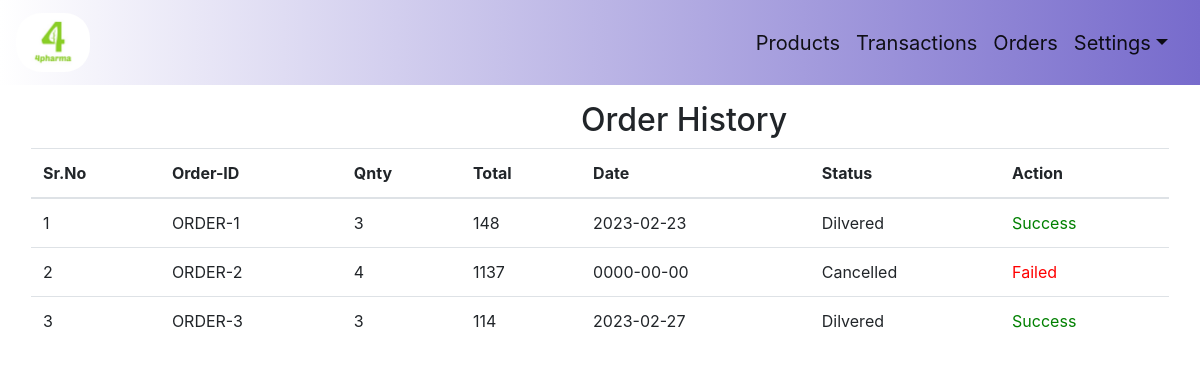
Screenshot of /pharma-master/admin/orders.php (signed in) with the database file from the repository.
### tables this page shows
CREATE TABLE `orders` (
  `id` int(11) NOT NULL,
  `user_id` int(11) NOT NULL DEFAULT 0,
  `country` varchar(255) NOT NULL DEFAULT '',
  `firstname` varchar(255) NOT NULL DEFAULT '',
  `lastname` varchar(255) NOT NULL DEFAULT '',
  `company` varchar(255) NOT NULL DEFAULT '',
  `address1` text NOT NULL DEFAULT '',
  `address2` text NOT NULL DEFAULT '',
  `state` varchar(255) NOT NULL DEFAULT '',
  `zip` varchar(255) NOT NULL DEFAULT '',
  `email` varchar(255) NOT NULL DEFAULT '',
  `phone` varchar(255) NOT NULL DEFAULT '',
  `note` text NOT NULL DEFAULT '',
  `coupon` varchar(255) NOT NULL DEFAULT '',
  `total` int(20) NOT NULL DEFAULT 0,
  `status` int(11) NOT NULL DEFAULT 0,
  `cart_ids` varchar(255) NOT NULL DEFAULT '',
  `date` date NOT NULL DEFAULT current_timestamp(),
  `done` int(11) NOT NULL DEFAULT 0
);

### pharma-master/admin/orders.php (the view, shortened to what this page needs)
<?php
    include 'controller/header.php';
    $sql = mysqli_query($conn,"SELECT * FROM orders WHERE done != '0' ");
    $products = array();
    while ($result = mysqli_fetch_assoc($sql)) {
        $cart_ids = explode(",", $result['cart_ids']);
        $qnty = 0;
        $products_my = array();
        foreach($cart_ids as $id){
            $sql3 = mysqli_query($conn,"SELECT * FROM cart WHERE id = '".$id."' ");
            $res = mysqli_fetch_assoc($sql3);
            $qnty += $res['qnty'];
            $sql4 = mysqli_fetch_assoc(mysqli_query($conn,"SELECT * FROM products WHERE id = '".$res['product_id']."' "));
            if($sql4['sale_price'] > 0){
                $price = $sql4['sale_price'];
            } else{
                $price = $sql4['price'];
            }
            $products_my[] = array(
                'name' => $sql4['name'],
                'image' => $sql4['image'],
                'price' => $price,
                'qnty' => $res['qnty'],
            );
        }
        if ($result['status'] == '1') {
            $status = 'On process';
        } elseif ($result['status'] == '2') {
            $status = 'Approved';
        } elseif ($result['status'] == '3') {
            $status = 'Dispatch';
        } elseif ($result['status'] == '4') {
            $status = 'Ready to Ship';
        } elseif ($result['status'] == '5') {
            $status = 'Out for Delivery';
        } elseif ($result['status'] == '6') {
            $status = 'Dilvered';
        } elseif ($result['status'] == '7') {
            $status = 'Cancelled';
        } elseif ($result['status'] == '8') {
            $status = 'Hold';
        } else{
            $status = 'On process';
        }
        $products[] = array(
            'id' => $result['id'],
            'order' => 'ORDER-'.$result['id'],
            'qnty' => $qnty,
            'total' => $result['total'],
            'products_my' => $products_my,
            'date' => $result['date'],
            'status' => $result['status'],
            'done' => $result['done'],
            'status1' => $status,
        );
    }
    ?>
<!DOCTYPE html>
<html>
    <head>
        <link rel="stylesheet" type="text/css" href="//cdn.datatables.net/1.10.12/css/jquery.dataTables.css">
    </head>
    <body>
        <div>
            <div style="border-radius: 5px" class="p-3">
                <div class="container first-container col-sm-12 pull-left">
                    <h2>Order History</h2>
                    <table class="table table-condensed">
                        <thead>
                            <tr>
                                <th>Sr.No</th>
                                <th>Order-ID</th>
                                <th>Qnty</th>
                                <th>Total</th>
                                <th>Date</th>
                                <th>Status</th>
                                <th>Action</th>
                            </tr>
                        </thead>
                        <tbody>
                            <?php $i = 1; foreach ($products as $pkey => $pvalue) { ?>
                                <tr class="sub-container">
                                    <td><?php echo $i++; ?></td>
                                    <td><?php echo $pvalue['order']; ?></td>
                                    <td><?php echo $pvalue['qnty']; ?></td>
                                    <td><?php echo $pvalue['total']; ?></td>
                                    <td><?php echo $pvalue['date']; ?></td>
                                    <td><?php echo $pvalue['status1']; ?></td>
                                    <td style="color: <?php if($pvalue['done'] == '1'){ echo 'green'; } else { echo 'red'; } ?>" ><?php if($pvalue['done'] == '1'){ echo 'Success'; } else { echo 'Failed'; } ?></td>
                                </tr>
                            <?php } ?>
                        </tbody>
                    </table>
                </div>
            </div>
        </div>
    </body>
</html>

### pharma-master/admin/orders.php (style rules this page uses)
h2 { display: inline-flex; margin-left: 550px; }

### rows the page displays
orders: order "ORDER-1", qnty "3", total "148", date "2023-02-23", status1 "Dilvered", done "Success"
orders: order "ORDER-2", qnty "4", total "1137", date "0000-00-00", status1 "Cancelled", done "Failed"
orders: order "ORDER-3", id "3", total "114", date "2023-02-27", status1 "Dilvered", done "Success"
